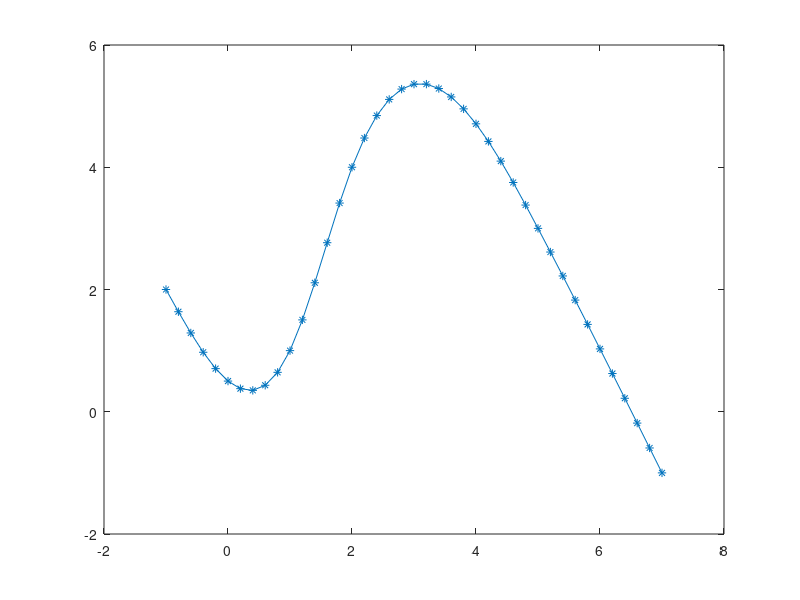

Reproduce this figure in MATLAB.
x = -1:0.2:7;
y = zeros(size(x));

g = (-1 <= x & x <= 1);
y(g)  = 2 - 2285/1248 * (x(g) + 1) + 1661/4992 * (x(g) + 1).^3;
g = (1 < x & x <= 2);
y(g)=1 + 1349/624* (x(g) - 1) + 1661/832 * (x(g) - 1).^2  - 2891/2496 * (x(g)-1).^3;
g = (2< x & x <= 5);
y(g)=4 + 6689/2496* (x(g) - 2) - 615/416 * (x(g) - 2).^2  + 91/576 * (x(g)-2).^3;
g = (5 < x & x <= 7);
y(g)=3 - 1201/624* (x(g) - 5) - 47/832 * (x(g) - 5).^2  + 47/4992 * (x(g)-5).^3;

plot(x,y,'*-');
